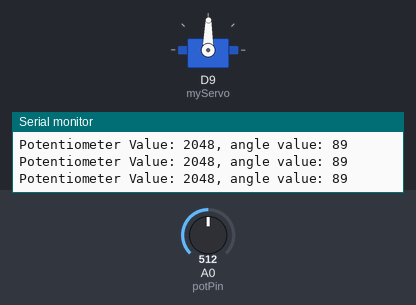
Bench run of a sketch on a simulated Arduino Zero (SAMD21). Shown: servo, the last lines printed to the serial monitor. Inputs (shaded band) come from the test bench; at power-on: A0 (potPin) = 512 (analog values on the 0–1023 scale).

Above: at 1.2 s.
1.3 s: A0 (potPin) set to 716
At 2.5 s:
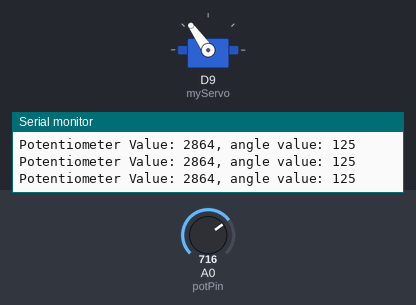
2.8 s: A0 (potPin) set to 900
At 4.0 s:
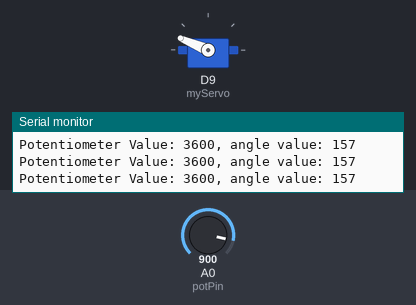
4.3 s: A0 (potPin) set to 1023
At 5.4 s:
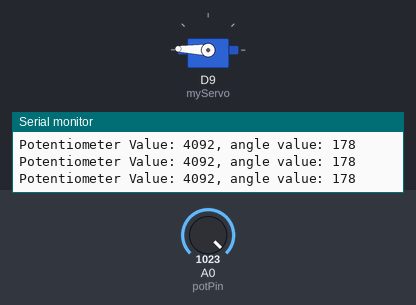
5.8 s: A0 (potPin) set to 306
At 6.8 s:
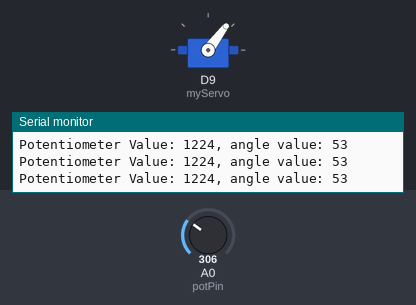
7.3 s: A0 (potPin) set to 122
At 8.2 s:
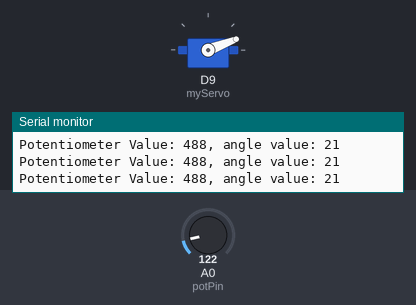
8.8 s: A0 (potPin) set to 511
At 9.5 s:
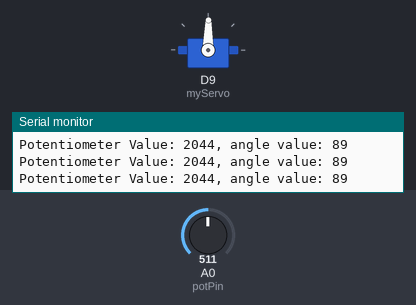
Timing chart, 0 to 11.3 s (numbered marks = the images above; inputs shaded):
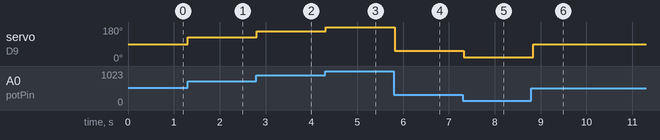

Measured:
- after the input at 1.3 s, servo on D9 (myServo): 89° → 125° at once
- after the input at 2.8 s, servo on D9 (myServo): 125° → 157° at once
- after the input at 4.3 s, servo on D9 (myServo): 157° → 178° at once
- after the input at 5.8 s, servo on D9 (myServo): 178° → 53° at once
- after the input at 7.3 s, servo on D9 (myServo): 53° → 21° at once
- after the input at 8.8 s, servo on D9 (myServo): 21° → 89° at once

The sketch:

main.ino
```cpp
#include <Servo.h>

Servo myServo;

int const potPin = A0;
int potVal;
int angle;

void setup() {
  // put your setup code here, to run once:
  analogReadResolution(12);
  myServo.attach(9);
  Serial.begin(9600);
}

void loop() {
  // put your main code here, to run repeatedly:
  potVal = analogRead(potPin);
  Serial.print("Potentiometer Value: ");
  Serial.print(potVal);

  angle = map(potVal, 0, 4095, 0, 179);
  Serial.print(", angle value: ");
  Serial.println(angle);

  myServo.write(angle);
  delay(100);
}
```
